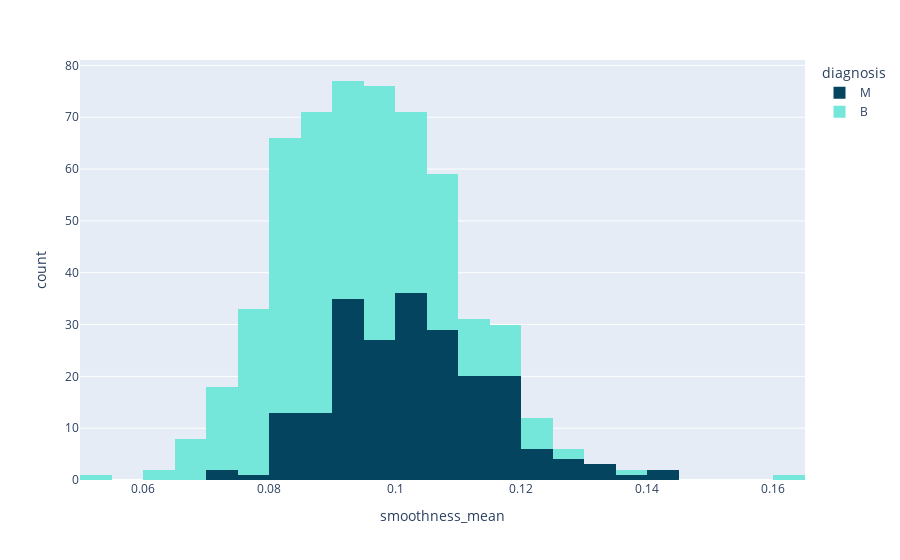

The notebook cell saved with this chart:
### Code cell
px.histogram(data_frame=df,x='smoothness_mean',color='diagnosis',color_discrete_sequence=['#05445E','#75E6DA'])

### Figure 1 — Plotly figure (JSON) as saved in the notebook; plotly's stock layout.template omitted (floating-point values rounded to 4 significant figures; data arrays with more than 128 entries replaced by an {"elided": "..."} marker saying what was removed)
{"data": [{"bingroup": "x", "hovertemplate": "diagnosis=M<br>smoothness_mean=%{x}<br>count=%{y}<extra></extra>", "legendgroup": "M", "marker": {"color": "#05445E", "pattern": {"shape": ""}}, "name": "M", "orientation": "v", "showlegend": true, "type": "histogram", "x": {"elided": "212 float values"}, "xaxis": "x", "yaxis": "y"}, {"bingroup": "x", "hovertemplate": "diagnosis=B<br>smoothness_mean=%{x}<br>count=%{y}<extra></extra>", "legendgroup": "B", "marker": {"color": "#75E6DA", "pattern": {"shape": ""}}, "name": "B", "orientation": "v", "showlegend": true, "type": "histogram", "x": {"elided": "357 float values"}, "xaxis": "x", "yaxis": "y"}], "layout": {"barmode": "relative", "legend": {"title": {"text": "diagnosis"}, "tracegroupgap": 0}, "margin": {"t": 60}, "xaxis": {"anchor": "y", "domain": [0, 1], "title": {"text": "smoothness_mean"}}, "yaxis": {"anchor": "x", "domain": [0, 1], "title": {"text": "count"}}}}
